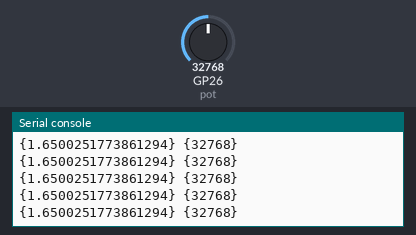
A program run on a simulated Raspberry Pi Pico running MicroPython. Shown: the last lines printed to the serial console. The inputs (shaded band) are chosen by the test bench; at power-on: GP26 (pot) = 32768 (analog values on the 0–65535 scale).

Above: at 1.2 s.
1.3 s: GP26 (pot) set to 45874
At 1.31 s:
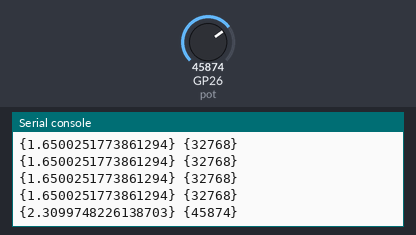
2.8 s: GP26 (pot) set to 57670
At 2.82 s:
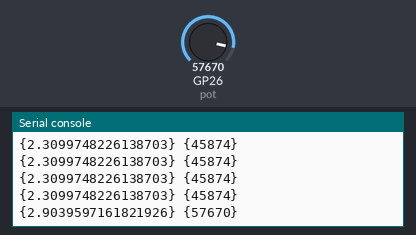
Timing chart, 0 to 5.8 s (numbered marks = the images above; inputs shaded):
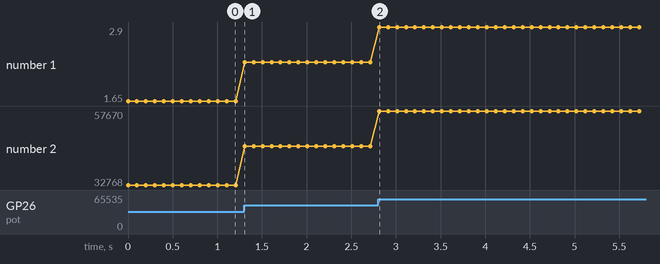

The program:

2.6_analog_reading.py
```python
from machine import Pin, ADC
import time

pot = ADC(Pin(26))

conversion_factor = 3.3/ 65535

while True:
	pot_voltage = pot.read_u16() * conversion_factor

	print({pot_voltage}, {pot.read_u16()})
	time.sleep(0.1)
```

Measured:
- after the input at 1.3 s, the serial console: prints a new line at once (image 1)
- after the input at 2.8 s, the serial console: prints a new line at once (image 2)
- plotted number 1: 1.65 → 2.31 after the input at 1.3 s, 2.31 → 2.9 after the input at 2.8 s
- plotted number 2: 32768 → 45874 after the input at 1.3 s, 45874 → 57670 after the input at 2.8 s
